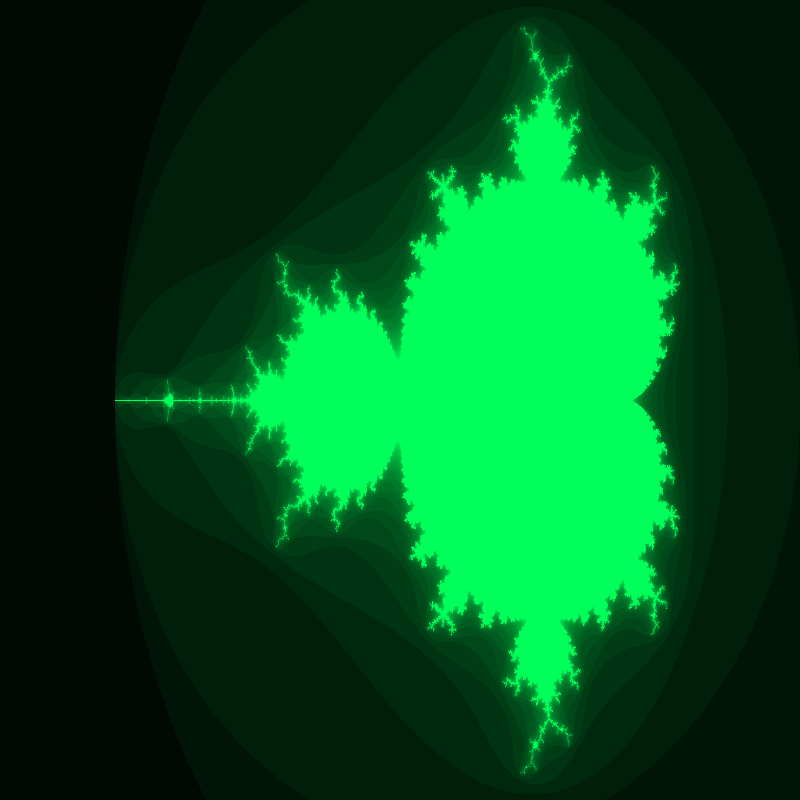
Frame 1 (no input)
Frame 60 (the mouse pressed at the canvas centre just before this capture): identical to frame 1, image omitted
Frame 120 (the mouse held since frame 60 and released just before this capture): identical to frame 1, image omitted

The Processing sketch that drew this single still picture (run headless with seeded random() and noise(); from frame 60 on, the mouse is pressed at the canvas centre):

// Processing sketch: mandelbrot_set
// ── mandelbrot_set.pde
float x0, y0, x, y;
int iteration, max_iteration;
float xtemp;
color c;
float xMin, xMax, yMin, yMax;
void setup() {
  size(800, 800);
  colorMode(HSB);
  max_iteration = 1000;
  xMin = -2.5;
  xMax = 1;
  yMin = -1.2;
  yMax = 1.2;
}

void draw() {
  background(0);
  loadPixels();
  for (int xP = 0; xP < width; xP++) {
    for (int yP = 0; yP < height; yP++) {
      x0 = map(xP, 0, width, xMin, xMax);
      y0 = map(yP, 0, height, yMin, yMax);
      x = 0;
      y = 0;
      iteration = 0;
      while (x*x + y*y < 4 && iteration < max_iteration) {
        xtemp = x*x - y*y + x0;
        y = 2*x*y + y0;
        x = xtemp;
        iteration+=40;
      }
      c = color(100, 255, map(iteration, 0, max_iteration, 0, 255));
      int loc = xP + yP * width;
      pixels[loc] = c;
    }
  }
  updatePixels();
}
